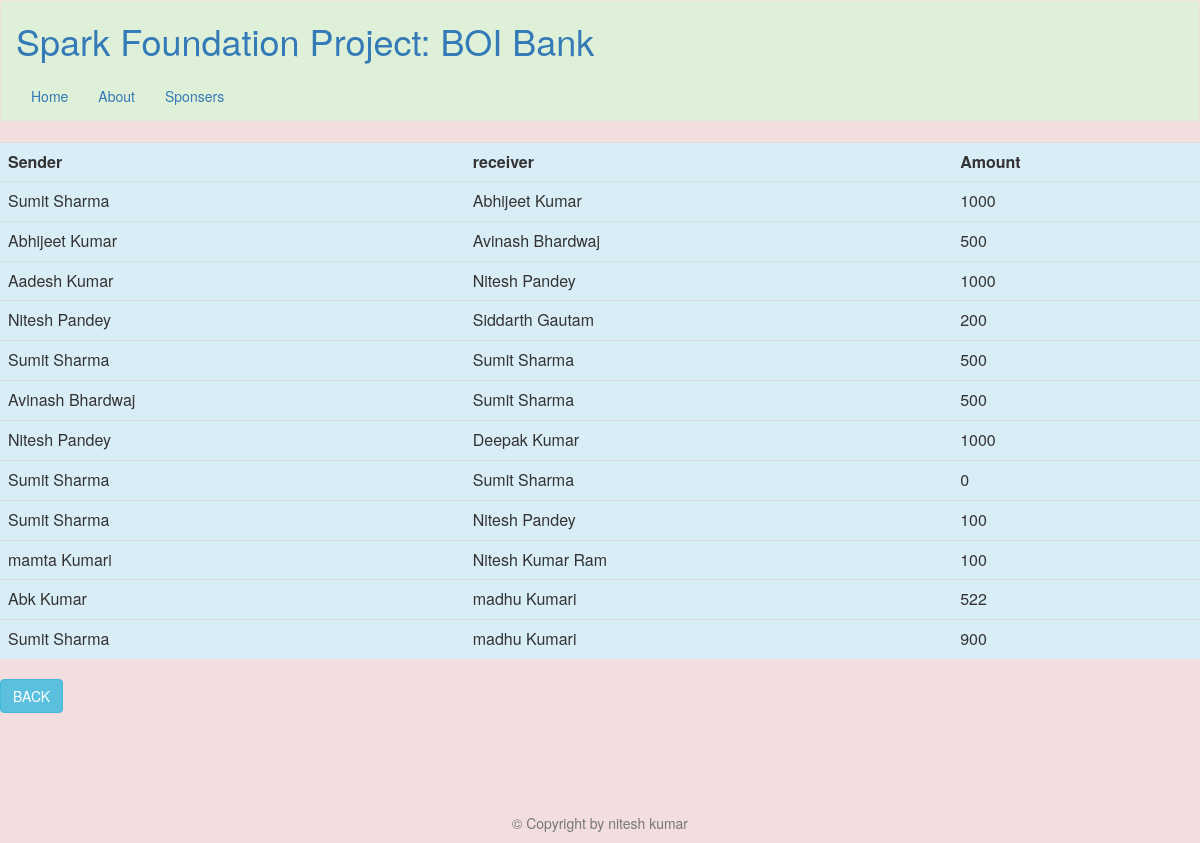
/alltransaction.php, run on the app's committed database.
### tables this page shows
CREATE TABLE `transaction` (
  `sender` varchar(50) NOT NULL,
  `receiver` varchar(50) NOT NULL,
  `amount` double DEFAULT NULL
);

### alltransaction.php (the view, shortened to what this page needs)
<?php
 $con= mysqli_connect("localhost","root","");
 mysqli_select_db($con, "banking_system");
$q="select * from transaction";
$result=mysqli_query($con,$q);
?>
<html>
	<head>
		<link rel="stylesheet" href="https://cdnjs.cloudflare.com/ajax/libs/font-awesome/4.7.0/css/font-awesome.min.css">
		<link rel="stylesheet" href="https://maxcdn.bootstrapcdn.com/bootstrap/3.4.1/css/bootstrap.min.css">
	</head>
	<body class="bg-danger">
		<?php
		include_once'header.php';
		?>
		<table class="table bg-info">
				<th>Sender</th>
				<th>receiver</th>
				<th>Amount</th>
			<tr>
			<?php while($row = $result->fetch_assoc()) { ?>
			<tr>
				<td><?php echo $row["sender"]; ?></td>
				<td><?php echo $row["receiver"]; ?></td>
				<td><?php echo $row["amount"]; ?></td>
			</tr>
			<?php } ?>
		</table>
		<a href="index.php"> <button class="btn btn-info">BACK</button></a>
		<?php include_once 'footer.php' ?>
	</body>
</html>

### header.php (shortened to what this page needs)
<!DOCTYPE html>
<html lang="en">
<head>
</head>
<body>
<nav class="navbar">
        <div class="container-fluid bg-success">
          <div class="row">
            <div class="col-sm-12" >
            <a  href="index.php"><h1>Spark Foundation Project: BOI Bank</h1></a>
            </div>
            </div>
          <ul class="nav navbar-nav ">
            <li ><a href="index.php">Home</a></li>
            <li><a href="">About</a></li>
            <li><a href="">Sponsers</a></li>
          </ul>
        </div>
      </nav>
</body>
</html>

### footer.php (shortened to what this page needs)
<!DOCTYPE html>
<html lang="en">
<head>
    <link rel="stylesheet" href="https://maxcdn.bootstrapcdn.com/bootstrap/3.4.1/css/bootstrap.min.css">
</head>
<body>
        <br><br><br> <br><br><br>
      <div class="text-muted text-center">
      <p>&copy; Copyright by nitesh kumar</p>
      </div>
</body>
</html>

### data on the page
transaction: sender "Sumit Sharma", receiver "Abhijeet Kumar", amount "1000"
transaction: sender "Abhijeet Kumar", receiver "Avinash Bhardwaj", amount "500"
transaction: sender "Aadesh Kumar", receiver "Nitesh Pandey", amount "1000"
transaction: sender "Nitesh Pandey", receiver "Siddarth Gautam", amount "200"
transaction: sender "Sumit Sharma", receiver "Sumit Sharma", amount "500"
transaction: sender "Avinash Bhardwaj", receiver "Sumit Sharma", amount "500"
transaction: sender "Nitesh Pandey", receiver "Deepak Kumar", amount "1000"
transaction: sender "Sumit Sharma", receiver "Sumit Sharma", amount "0"
transaction: sender "Sumit Sharma", receiver "Nitesh Pandey", amount "100"
transaction: sender "mamta Kumari", receiver "Nitesh Kumar Ram", amount "100"
transaction: sender "Abk Kumar", receiver "madhu Kumari", amount "522"
transaction: sender "Sumit Sharma", receiver "madhu Kumari", amount "900"
